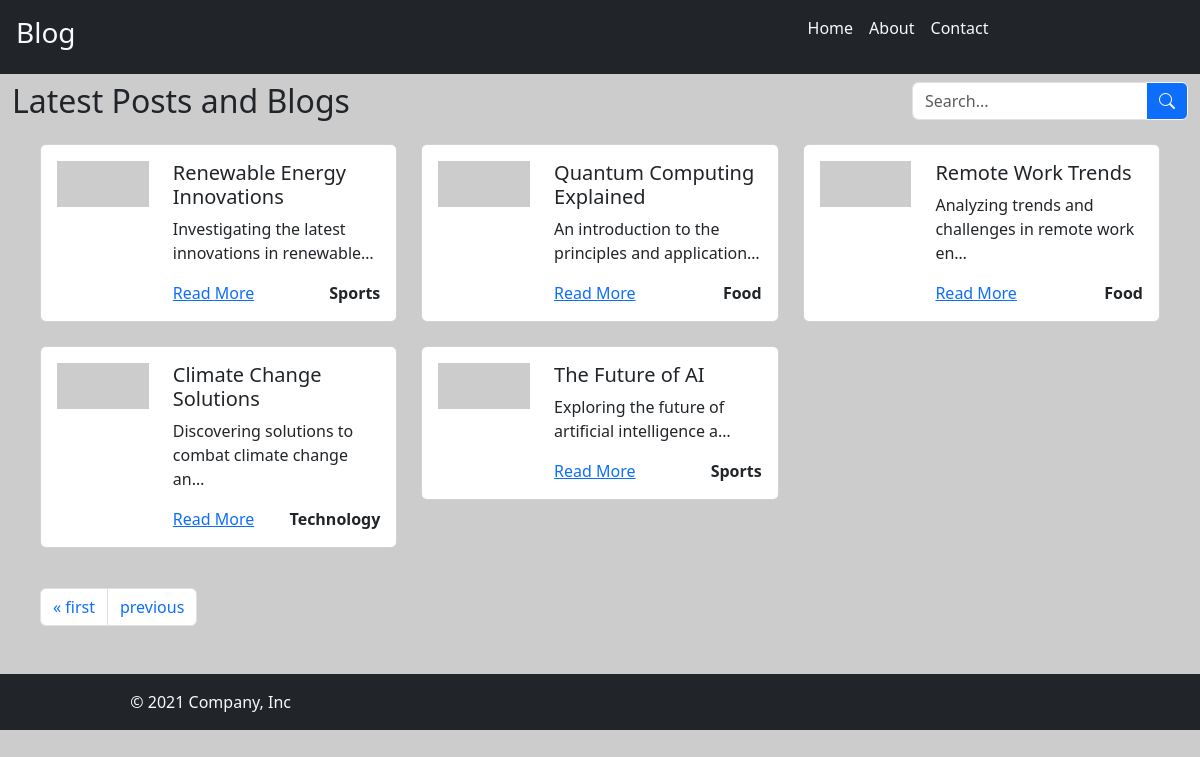
/?page=4, run on the app's committed database.
### blog/models.py (models this page shows, shortened)
class Post(models.Model):
    title = models.CharField(max_length=100)
    content = models.TextField()
    img_url = models.URLField(null=True)
    created_at = models.DateTimeField(auto_now_add=True)
    slug = models.SlugField(unique=True)
    category = models.ForeignKey(Category,on_delete=models.CASCADE)

class Category(models.Model):
    name = models.CharField(max_length=100)

### blog/views.py (the view)
# urls.py: path("",views.index, name="index"),
def index(request):
    blog_title = "Latest Posts and Blogs"
    all_posts=Post.objects.all().order_by('-created_at')
    paginator = Paginator(all_posts,5)
    page_no = request.GET.get('page')
    page_obj = paginator.get_page(page_no)
    return render(request,'blog/index.html',{'blog_title':blog_title,'page_obj':page_obj})

### blog/templates/blog/index.html (shortened to what this page needs)
{%extends 'blog/base.html'%}
{%block content%}
<div class="container-fluid ">
    <div class="row my-2">
        <div class="col">
            <h2 >{{blog_title}}</h2>
        </div>
        <div class="col-3">
            <div class="input-group">
                <input type="text" class="form-control" placeholder="Search..." aria-label="Search">
                <button class="btn btn-outline-light btn-primary " type="button" id="button-search">
                    <i class="bi bi-search"></i>
                </button>
                </div>
        </div>
    </div>
    <div class="row m-3">
        {% if page_obj%}
            {% for post in page_obj%}
            <div class="col-4 mb-4">
                <div class="card">
                    <div class="card-body">
                        <div class="row">
                            <div class="col-md-4">
                                <img style="height:300; width:300;" src="{{post.img_url}}" class="img-fluid" alt="...">
                            </div>
                            <div class="col-md-8">
                                <h5 class="card-title">{{post.title}}</h5>
                                <p class="card-text">{{post.content|truncatechars:50}}</p>
                                <div class="d-flex justify-content-between">
                                        <a href="{% url 'blog:detail' slug=post.slug %}">Read More</a>
                                    <a class="text-decoration-none text-dark fw-bold" href="#">{{post.category.name}}</a>
                                </div>
                            </div>
                        </div>
                    </div>
                </div>
            </div>
            {%endfor%}
            <div class="col-12 my-3">
                {%if page_obj.has_other_pages%}
                <nav aria-label="Page navigation">
                    <ul class="pagination">
                        {%if page_obj.has_previous%}
                        <li class="page-item">
                            <a class="page-link" href="?page=1" aria-label="First">
                                <span aria-hidden="true">&laquo; first</span>
                            </a>
                        </li>
                        <li class="page-item">
                            <a class="page-link" href="?page={{page_obj.previous_page_number}}" aria-label="Previous">
                                <span aria-hidden="true">previous</span>
                            </a>
                        </li>
                        {%endif%}
                    </ul>
                </nav>
            {%endif%}
            </div>
        {%else%}
        <p>No posts available </p>
        {%endif%}
    </div>
</div>
{%endblock%}

### blog/static/blog/style.css (style rules this page uses)
body { background-color: #cccccc; }

### data on the page
Post: title "Renewable Energy Innovations", content "Investigating the latest innovations in renewable…", category.name "Sports"
Post: title "Quantum Computing Explained", content "An introduction to the principles and application…", category.name "Food"
Post: title "Remote Work Trends", content "Analyzing trends and challenges in remote work en…", category.name "Food"
Post: title "Climate Change Solutions", content "Discovering solutions to combat climate change an…", category.name "Technology"
Post: title "The Future of AI", content "Exploring the future of artificial intelligence a…", category.name "Sports"

### other printed values
{{ blog_title }} "Latest Posts and Blogs"
